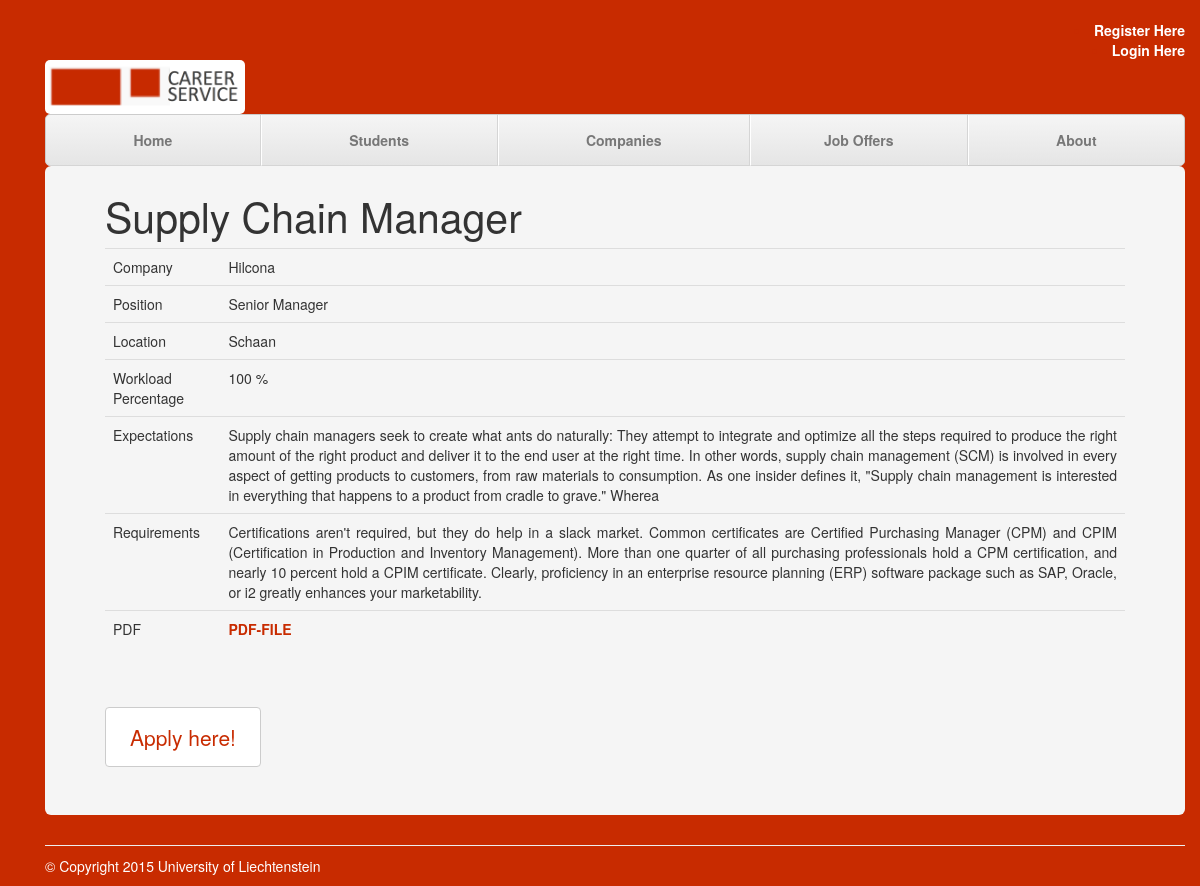
The page /career/joboffers/1/ on the database its author committed.
### career/models.py (models this page shows, shortened)
class JobOffer(models.Model):
    title = models.CharField(max_length=70)
    company = models.CharField(max_length=70)
    position = models.CharField(max_length=70)
    location = models.CharField(max_length=70)
    workloadPercentage = models.IntegerField(default=100) #create min and max restricitons
    expectations = models.CharField(max_length=500)
    requirements = models.CharField(max_length=500)
    pdf_file = models.FileField(upload_to="job_offer_pdf/")

### career/views.py (the view)
# urls.py: url(r'^joboffers/(?P<joboffer_id>\d+)/$', views.joboffer_detail, name='joboffer_detail'),
def joboffer_detail(request, joboffer_id):
    context_dict = {}
    print request.user
    if str(request.user) <> "AnonymousUser":
        logged_user = UserProfile.objects.get(user_id=request.user.id)
        logged_user.last_visited_jo = joboffer_id
        logged_user.save()
    joboffer = JobOffer.objects.get(id=joboffer_id)
    context_dict["joboffer"]=joboffer
    response = render(request, 'career/joboffer_detail.html', context_dict)
    return response

### templates/career/joboffer_detail.html (shortened to what this page needs)
{% extends 'career/base.html' %}
{% load staticfiles %}
{% block body_block %}
    {% if joboffer %}
        <h1>{{ joboffer.title }}</h1>
        <table class="table">
        <tr>
            <td>Company</td>
            <td>{{ joboffer.company }}</td>
        </tr>
        <tr>
            <td>Position</td>
            <td>{{ joboffer.position }}</td>
        </tr>
        <tr>
            <td>Location</td>
            <td>{{ joboffer.location }}</td>
        </tr>
        <tr>
            <td>Workload Percentage</td>
            <td>{{ joboffer.workloadPercentage }} %</td>
        </tr>
        <tr>
            <td>Expectations</td>
            <td>{{ joboffer.expectations }}</td>
        </tr>
        <tr>
            <td>Requirements</td>
            <td>{{ joboffer.requirements }}</td>
        </tr>
        <tr>
            <td>PDF</td>
            <td><a href="/media/{{ joboffer.pdf_file }}">PDF-FILE</a></td>
        </tr>
        </table>
        <br><br>
        <a href="{% url 'apply' %}" class="btn btn-default">Apply here!</a>
    {% else %}
     There is currently no job offer with this id.
    {% endif %}
{% endblock %}

### static/css/justified-nav.css (style rules this page uses)
body { padding-top: 20px; }
a { text-decoration: none; }
.jumbotron .btn { padding: 14px 24px; font-size: 21px; }

### rows shown on the page
JobOffer: title "Supply Chain Manager", company "Hilcona", position "Senior Manager", location "Schaan", workloadPercentage "100", expectations "Supply chain managers seek to create what ants do naturally: They attempt to integrate and optimize all the steps required to produce the right amount of the right product and deliver it to the end user at the right time. In other words, supply chain management (SCM) is involved in every aspect of getting products to customers, from raw materials to consumption. As one insider defines it, \"Supply chain management is interested in everything that happens to a product from cradle to grave.\" Wherea", requirements "Certifications aren't required, but they do help in a slack market. Common certificates are Certified Purchasing Manager (CPM) and CPIM (Certification in Production and Inventory Management). More than one quarter of all purchasing professionals hold a CPM certification, and nearly 10 percent hold a CPIM certificate. Clearly, proficiency in an enterprise resource planning (ERP) software package such as SAP, Oracle, or i2 greatly enhances your marketability."
